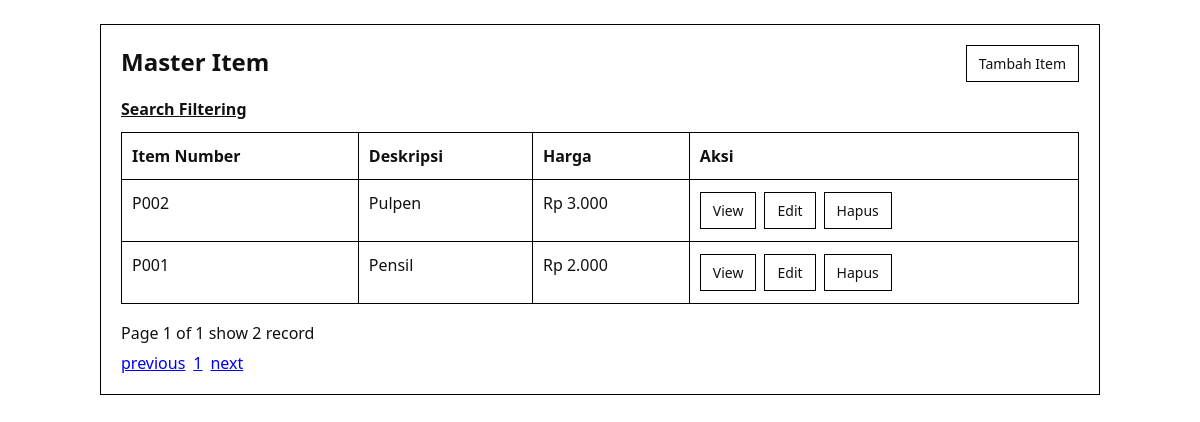
The page /items/index.php on the database its author committed.
### tables this page shows
CREATE TABLE `items` (
  `itemId` int(11) NOT NULL,
  `deskripsi` varchar(150) NOT NULL,
  `price` decimal(14,2) NOT NULL DEFAULT 0.00
);

### includes/helpers.php (called while the page is built, shortened)
<?php
function format_rupiah($number): string
{
    return 'Rp ' . number_format((float) $number, 0, ',', '.');
}
function format_running_code(string $prefix, int $id, int $length = 3): string
{
    return $prefix . str_pad((string) $id, $length, '0', STR_PAD_LEFT);
}

### items/index.php (the view, shortened to what this page needs)
<?php
require_once __DIR__ . '/../config/database.php';
require_once __DIR__ . '/../includes/header.php';
$showFilter = isset($_GET['show_filter']) ? 1 : 0;
$itemNumber = trim($_GET['item_number'] ?? '');
$deskripsi = trim($_GET['deskripsi'] ?? '');
$page = max(1, (int) ($_GET['page'] ?? 1));
$perPage = 10;
$baseSql = "FROM items WHERE 1=1";
$types = '';
$params = [];
$countSql = "SELECT COUNT(*) AS total " . $baseSql;
$countStmt = $conn->prepare($countSql);
$countStmt->execute();
$totalRecords = (int) ($countStmt->get_result()->fetch_assoc()['total'] ?? 0);
$totalPages = max(1, (int) ceil($totalRecords / $perPage));
$page = min($page, $totalPages);
$offset = ($page - 1) * $perPage;
$sql = "SELECT * " . $baseSql . " ORDER BY itemId DESC LIMIT ? OFFSET ?";
$stmt = $conn->prepare($sql);
$runTypes = $types . 'ii';
$runParams = [...$params, $perPage, $offset];
$stmt->bind_param($runTypes, ...$runParams);
$stmt->execute();
$result = $stmt->get_result();
$currentCount = $result ? $result->num_rows : 0;
$paginationQuery = [
    'show_filter' => $showFilter ? 1 : null,
    'item_number' => $itemNumber !== '' ? $itemNumber : null,
    'deskripsi' => $deskripsi !== '' ? $deskripsi : null,
];
?>
<div class="card">
    <div class="actions" style="justify-content: space-between; align-items: flex-start;">
        <div>
            <h2>Master Item</h2>
            <div style="margin-top: 12px;">
                <a href="/test-krida/items/index.php?show_filter=1"
                    style="color: #111; text-decoration: underline; font-weight: 600;">Search Filtering</a>
            </div>
        </div>
        <div class="actions">
            <a class="btn btn-primary" href="/test-krida/items/form.php">Tambah Item</a>
        </div>
    </div>
    <?php if ($result && $result->num_rows > 0): ?>
        <table>
            <thead>
                <tr>
                    <th>Item Number</th>
                    <th>Deskripsi</th>
                    <th>Harga</th>
                    <th>Aksi</th>
                </tr>
            </thead>
            <tbody>
                <?php while ($row = $result->fetch_assoc()): ?>
                    <tr>
                        <td><?= htmlspecialchars(format_running_code('P', (int) $row['itemId'])) ?></td>
                        <td><?= htmlspecialchars($row['deskripsi']) ?></td>
                        <td><?= format_rupiah($row['price']) ?></td>
                        <td>
                            <div class="actions">
                                <a class="btn btn-light"
                                    href="/test-krida/items/view.php?id=<?= (int) $row['itemId'] ?>">View</a>
                                <a class="btn btn-warning"
                                    href="/test-krida/items/form.php?id=<?= (int) $row['itemId'] ?>">Edit</a>
                                <a class="btn btn-danger" href="/test-krida/items/delete.php?id=<?= (int) $row['itemId'] ?>"
                                    onclick="return confirm('Are you sure to delete <?= htmlspecialchars(format_running_code('P', (int) $row['itemId'])) ?>?')">Hapus</a>
                            </div>
                        </td>
                    </tr>
                <?php endwhile; ?>
            </tbody>
        </table>
        <div style="margin-top: 18px;">
            <div>Page <?= $page ?> of <?= $totalPages ?> show <?= $currentCount ?> record</div>
            <div class="actions" style="margin-top: 8px;">
                <?php
                $prevQuery = http_build_query(array_filter([...$paginationQuery, 'page' => max(1, $page - 1)], fn($v) => $v !== null));
                $nextQuery = http_build_query(array_filter([...$paginationQuery, 'page' => min($totalPages, $page + 1)], fn($v) => $v !== null));
                ?>
                <a href="/test-krida/items/index.php<?= $page > 1 ? '?' . $prevQuery : '' ?>">previous</a>
                <?php for ($i = 1; $i <= $totalPages; $i++): ?>
                    <?php
                    $pageQuery = http_build_query(array_filter([...$paginationQuery, 'page' => $i], fn($v) => $v !== null));
                    ?>
                    <a href="/test-krida/items/index.php?<?= $pageQuery ?>"><?= $i ?></a><?= $i < $totalPages ? '|' : '' ?>
                <?php endfor; ?>
                <a href="/test-krida/items/index.php<?= $page < $totalPages ? '?' . $nextQuery : '' ?>">next</a>
            </div>
        </div>
    <?php else: ?>
        <div class="empty">Data item masih kosong.</div>
    <?php endif; ?>
</div>
<?php require_once __DIR__ . '/../includes/footer.php'; ?>

### includes/header.php (style rules this page uses)
* { box-sizing: border-box; }
body { margin: 0; font-family: "Segoe UI", Tahoma, sans-serif; background: #fff; color: #111; }
.btn { text-decoration: none; border: 1px solid #000; cursor: pointer; display: inline-flex; align-items: center; justify-content: center; padding: 8px 12px; border-radius: 0; font-size: 14px; background: #fff; color: #111; }
.card { background: #fff; border: 1px solid #000; padding: 20px; margin-top: 20px; }
.card h2, .card h3 { margin-top: 0; }
.btn-primary, .btn-warning, .btn-danger, .btn-light { background: #fff; color: #111; }
table { width: 100%; border-collapse: collapse; margin-top: 12px; }
th, td { padding: 12px 10px; border: 1px solid #000; text-align: left; vertical-align: top; }
.actions { display: flex; flex-wrap: wrap; gap: 8px; }

### rows shown on the page
items: itemId "P002", deskripsi "Pulpen", price "Rp 3.000"
items: itemId "P001", deskripsi "Pensil", price "Rp 2.000"

### other values the page prints
$page "1"
$totalPages "1"
$currentCount "2"
